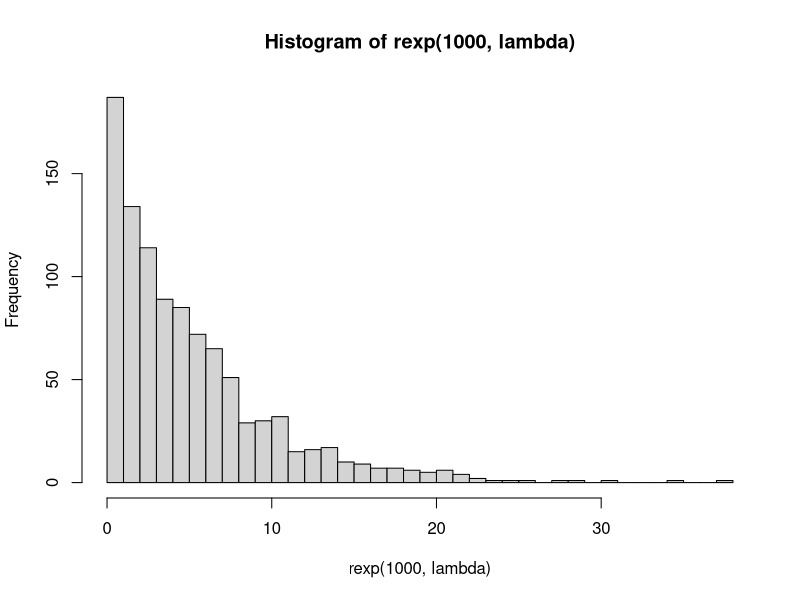
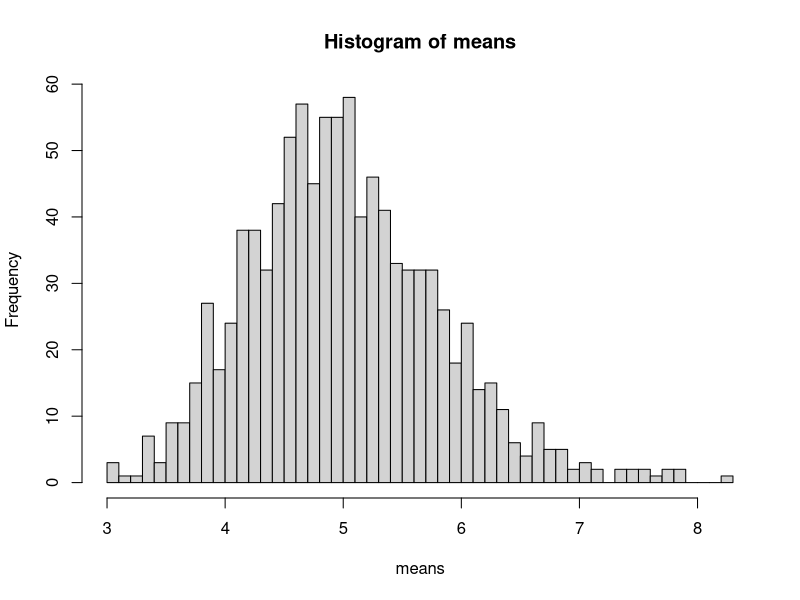
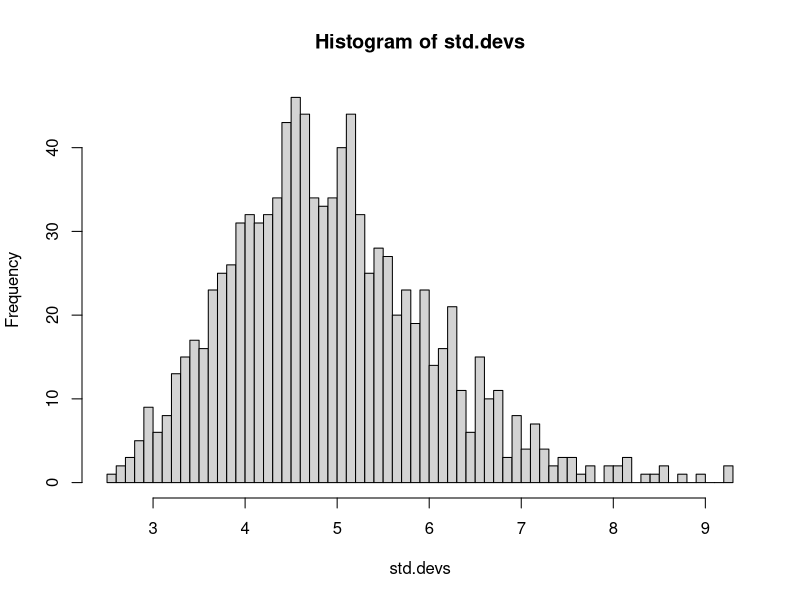

Write R code to recreate these figures, in order.
## ---- chunk 1
lambda <- 0.2
hist(rexp(1000, lambda), breaks = 50)

means = NULL
for (i in 1 : 1000) means = c(means, mean(rexp(40, lambda)))
hist(means, breaks = 50)
  
std.devs = NULL
for (i in 1 : 1000) std.devs = c(std.devs, sd(rexp(40, lambda)))
hist(std.devs, breaks = 50)

## ---- chunk 2
exp.mean <- 1 / lambda
## ---- chunk 3
exp.var <- 1 / lambda
## ---- chunk 4
